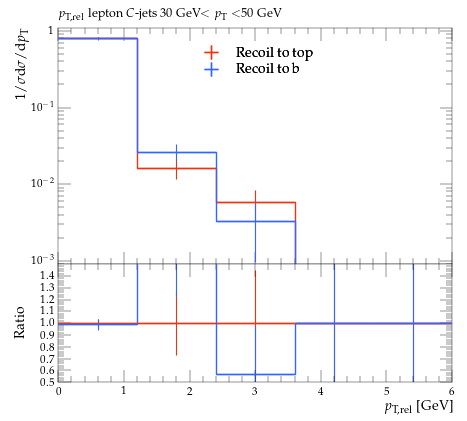

Recreate this plot in Python.
#! /usr/bin/env python

# This Python script was auto-generated using YODA v2.0.2.
# Analysis object: /MC_HFDECAYS/avg_C_jet_l_pTrel_30_50
# Timestamp: 31-07-2026 (13:13:53)

import matplotlib as mpl
import matplotlib.pyplot as plt
mpl.use('Agg') # comment out for interactive use
import os
import numpy as np

plotDir = os.path.split(os.path.realpath(__file__))[0]
if 'YODA_USER_PLOT_PATH' in globals():
    plot_outdir = globals()['YODA_USER_PLOT_PATH']
else:
    plot_outdir = plotDir

#plot style
plt.style.use(os.path.join(plotDir, '../default.mplstyle'))
# plot metadata
figW, figH = plt.rcParams['figure.figsize']
ax_xLabel = r'$p_\mathrm{T,rel}$ [GeV]'
ax_yLabel = r'$1/\sigma \mathrm{d}\sigma/\mathrm{d}p_\mathrm{T}$'
ax_title  = r'$p_\mathrm{T,rel}$ lepton $C$-jets 30 GeV$<p_\mathrm{T}<$50 GeV'
ax_xScale = 'linear'
ax_yScale = 'log'
xLims = (0.0, 6.0)
yLims = (0.0009000000000000001, 1.1)

# TeX-friendly labels for the legend
labels = {
    'legend' : ([ r"Recoil to top", r"Recoil to b" ], r""),
}

# Adjust canvas width and height
canvasW = 10.0
canvasH = 9.0
figW *= canvasW/10.
figH *= canvasH/9.

# Create figure and axis objects
fig, (ax, ratio0_ax) = plt.subplots(2, 1, sharex=True,
                  figsize=(figW,figH), gridspec_kw={'height_ratios': (6.0, 3.0)})

# Set figure margins
plt.subplots_adjust(
    left   = 1.0 * plt.rcParams['figure.subplot.left'],
    right  = 1.0 * plt.rcParams['figure.subplot.right'],
    top    = 1.0 * plt.rcParams['figure.subplot.top'],
    bottom = 1.0 * plt.rcParams['figure.subplot.bottom'])

ratio0_ax.yaxis.set_major_locator(mpl.ticker.MultipleLocator(0.1))
ratio0_ax.set_ylim(0.5, 1.4999)
ratio0_ax.set_ylabel('Ratio')

# the numerical data is stored in a separate file
dataf = dict()
prefix = os.path.split(__file__)[0]
if prefix:    prefix = prefix + '/'
exec(open(prefix+'avg_C_jet_l_pTrel_30_50__data.py').read(), dataf)


legend_handles = dict() # keep track of handles for the legend

# style options for curves
# starts at zorder>=5 to draw curve on top of legend
styles = {
  'recoil_t': {
    'color' : '#EE3311',
    'linestyle' : '-',
    'linewidth' : 1,
    'marker' : 'none',
    'markersize' : 2,
    'capsize' : 0.0,
    'zorder' : 5,
    'histstyle' : 1,
    'drawstyle' : 'steps-pre',
    'xerrorbars' : 1,
    'yerrorbars' : 1,
    'fillcolor' : None,
    'fillopacity' : 1.0,
    'ratio0_linestyle' : '-',
    'ratio0_linewidth' : 1,
    'ratio0_marker' : 'none',
    'ratio0_markersize' : 2,
    'ratio0_capsize' : 0.0,
    'ratio0_zorder' : 5,
    'ratio0_histstyle' : 1,
    'ratio0_drawstyle' : 'steps-pre',
    'ratio0_xerrorbars' : 1,
    'ratio0_yerrorbars' : 1,
  },
  'recoil_b': {
    'color' : '#3366FF',
    'linestyle' : '-',
    'linewidth' : 1,
    'marker' : 'none',
    'markersize' : 2,
    'capsize' : 0.0,
    'zorder' : 6,
    'histstyle' : 1,
    'drawstyle' : 'steps-pre',
    'xerrorbars' : 1,
    'yerrorbars' : 1,
    'fillcolor' : None,
    'fillopacity' : 1.0,
    'ratio0_linestyle' : '-',
    'ratio0_linewidth' : 1,
    'ratio0_marker' : 'none',
    'ratio0_markersize' : 2,
    'ratio0_capsize' : 0.0,
    'ratio0_zorder' : 6,
    'ratio0_histstyle' : 1,
    'ratio0_drawstyle' : 'steps-pre',
    'ratio0_xerrorbars' : 1,
    'ratio0_yerrorbars' : 1,
  },
}

# curve from input yoda files in main panel
for label, yvals in dataf['yvals'].items():
    if all(np.isnan(v) for v in dataf['yvals'][label]):
        continue
    tmp = None
    if styles[label]['histstyle']: # draw as histogram
        xpos = dataf['xedges'][label] if styles[label]['drawstyle'] else dataf['xpoints'][label]
        ypos = np.insert(yvals, 0, yvals[0]) if styles[label]['drawstyle'] else yvals
        if styles[label]['fillcolor']: # fill area below curve
            ax.fill_between(xpos, ypos, step='pre',
                            color=styles[label]['fillcolor'],
                            alpha=styles[label]['fillopacity'])
        tmp, = ax.plot(xpos, ypos,
                       color=styles[label]['color'],
                       linestyle=styles[label]['linestyle'],
                       linewidth=styles[label]['linewidth'],
                       drawstyle=styles[label]['drawstyle'], solid_joinstyle='miter',
                       zorder=styles[label]['zorder'], label=label)
    tmp = ax.errorbar(dataf['xpoints'][label], yvals,
                      xerr=np.array(dataf['xerrs'][label])*styles[label]['xerrorbars'],
                      yerr=np.array(dataf['yerrs'][label])*styles[label]['yerrorbars'],
                      fmt=styles[label]['marker'], capsize=styles[label]['capsize'],
                      markersize=styles[label]['markersize'],
                      ecolor=styles[label]['color'],
                      color=styles[label]['color'], zorder=styles[label]['zorder'])
    tmp[-1][0].set_linestyle(styles[label]['linestyle'])
    tmp[-1][0].set_linewidth(styles[label]['linewidth'])
    if label in dataf['add_legend_handle']:  legend_handles[label] = tmp
    for varLabel in dataf['variation_yvals'].keys():
        if varLabel.startswith(label):
            tmp, = ax.plot(dataf['xedges'][label], dataf['variation_yvals'][varLabel],
                           color=styles[label]['color'],
                           linestyle=styles[label]['linestyle'],
                           linewidth=styles[label]['linewidth'],
                           drawstyle='steps-pre', solid_joinstyle='miter',
                           zorder=styles[label]['zorder'], alpha=0.5)


# plots on ratio panel
# curve from input yoda files in ratio panel
for label, yvals in dataf['ratio0_yvals'].items():
    if all(np.isnan(v) for v in yvals):
        continue
    if styles[label]['ratio0_histstyle']: # plot as histogram
        xpos = dataf['xedges']['recoil_t'] if styles[label]['ratio0_drawstyle'] else dataf['xpoints']['recoil_t']
        ypos = np.insert(yvals, 0, yvals[0]) if styles[label]['ratio0_drawstyle'] else yvals
        ratio0_ax.plot(xpos, ypos,
                       color=styles[label]['color'],
                       linewidth=styles[label]['linewidth'],
                       linestyle=styles[label]['ratio0_linestyle'],
                       drawstyle=styles[label]['ratio0_drawstyle'], zorder=styles[label]['zorder'],
                       solid_joinstyle='miter')
    tmp = ratio0_ax.errorbar(dataf['xpoints']['recoil_t'], yvals,
                             xerr=np.array(dataf['ref_xerrs'])*styles[label]['ratio0_xerrorbars'],
                             yerr=np.array(dataf['ratio0_yerrs'][label])*styles[label]['ratio0_yerrorbars'],
                             fmt=styles[label]['ratio0_marker'], capsize=styles[label]['ratio0_capsize'],
                             markersize=styles[label]['ratio0_markersize'],
                             ecolor=styles[label]['color'],
                             color=styles[label]['color'])
    tmp[-1][0].set_linestyle(styles[label]['ratio0_linestyle'])
    tmp[-1][0].set_linewidth(styles[label]['ratio0_linewidth'])

    for varlabel in dataf['ratio0_variation_vals'].keys():
        if varlabel.startswith(label):
            ratio0_ax.plot(dataf['xedges']['recoil_t'],
                            dataf['ratio0_variation_vals'][varlabel],
                            color=styles[label]['color'],
                            linestyle=styles[label]['linestyle'],
                            linewidth=styles[label]['linewidth'],
                            drawstyle='steps-pre', solid_joinstyle='miter',
                            zorder=1, alpha=0.5)

legend_items = list(legend_handles.values())
ax.add_artist(ax.legend(legend_items,
                        labels['legend'][0],
                        title=labels['legend'][1],
                        alignment='left',
                        loc='upper center',
                        bbox_to_anchor=(0.5, 0.97)))

# set plot metadata as defined above
ratio0_ax.set_xlabel(ax_xLabel)
ratio0_ax.xaxis.set_label_coords(1., -0.15)
ax.set_ylabel(ax_yLabel, ha='right', va='top')
ax.yaxis.set_label_coords(-0.11, 1.0)
ax.set_title(ax_title, loc='left')
ax.set_xscale(ax_xScale)
ax.set_yscale(ax_yScale)
ax.set_xlim(xLims)
ax.set_ylim(yLims)

# tick formatting
plt.rcParams['xtick.top'] = True
plt.rcParams['ytick.right'] = True
ax.yaxis.set_major_locator(mpl.ticker.LogLocator(base=10.0, numticks=np.inf))
ax.yaxis.set_minor_locator(mpl.ticker.LogLocator(
                           base=10.0, subs=np.arange(0.1, 1, 0.1), numticks=np.inf))
fig.align_ylabels((ax, ratio0_ax))
plt.savefig(os.path.join(plot_outdir, 'avg_C_jet_l_pTrel_30_50.pdf'), format='PDF')
plt.savefig(os.path.join(plot_outdir, 'avg_C_jet_l_pTrel_30_50.png'), format='PNG')

plt.close(fig)
